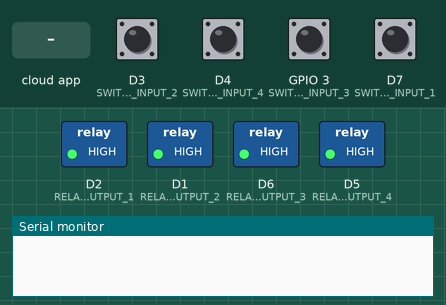
Recording of a sketch running on a simulated ESP8266 (NodeMCU). On the bench: switched loads named in the sketch (green lamp = pin HIGH), the last lines printed to the serial monitor. The inputs (shaded band) are chosen by the test bench; at power-on: D3 (SWITCH_INPUT_2), D4 (SWITCH_INPUT_4), D7 (SWITCH_INPUT_1), GPIO 3 (SWITCH_INPUT_3) HIGH. WiFi joins after 1.5 s; servers stay silent unless stated.

Above: at 2.7 s.
2.8 s: D3 (SWITCH_INPUT_2) pulled LOW for 0.15 s
At 3.08 s:
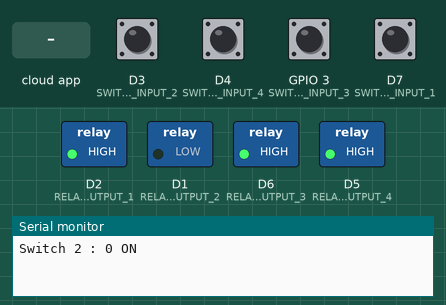
4.6 s: D4 (SWITCH_INPUT_4) pulled LOW for 0.15 s
At 4.89 s:
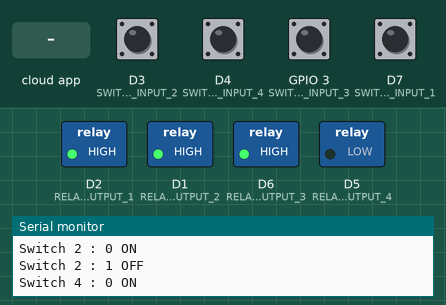
6.4 s: GPIO 3 (SWITCH_INPUT_3) pulled LOW for 0.15 s
At 6.71 s:
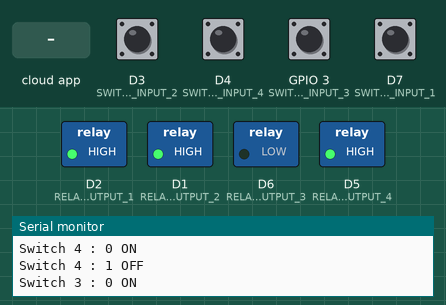
8.2 s: D7 (SWITCH_INPUT_1) pulled LOW for 0.15 s
At 8.52 s:
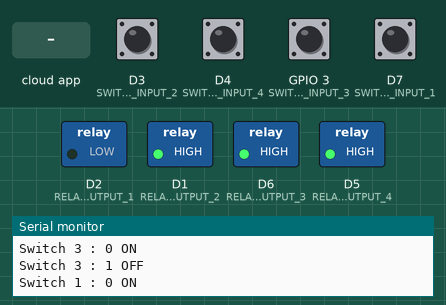
10.0 s: the phone or cloud app sets switch_1 to 1
At 11.3 s:
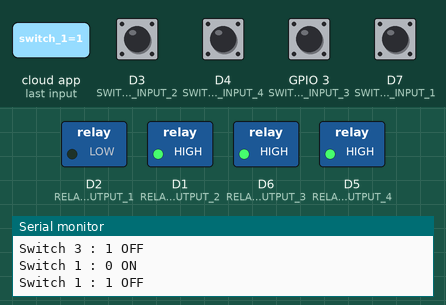
11.6 s: the phone or cloud app sets switch_2 to 1
At 12.8 s:
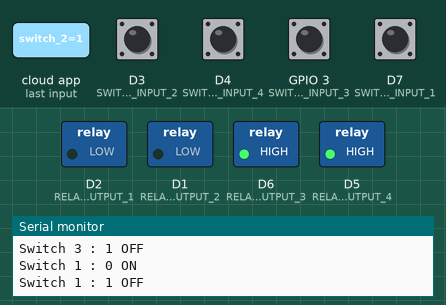
Timing chart, 0 to 14.1 s (numbered marks = the images above; inputs shaded):
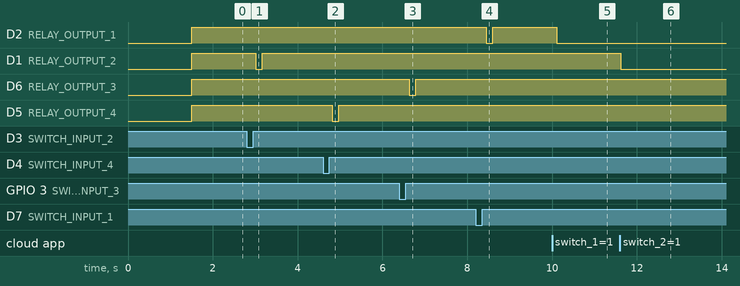

The sketch:

Project_Hazel_jan03a.ino
```cpp
/*
  Sketch generated by the Arduino IoT Cloud Thing "Project Hazel"
  https://create.arduino.cc/cloud/things/27c3ccb9-3233-440b-9f36-3b70d989db76

  Arduino IoT Cloud Variables description

  The following variables are automatically generated and updated when changes are made to the Thing

  CloudSwitch switch_1;
  CloudSwitch switch_2;
  CloudSwitch switch_3;
  CloudSwitch switch_4;

  Variables which are marked as READ/WRITE in the Cloud Thing will also have functions
  which are called when their values are changed from the Dashboard.
  These functions are generated with the Thing and added at the end of this sketch.
*/

#include "thingProperties.h"

/*
   GPIO PINs

   Which we will used to to controll the Relay and physical Switch
*/
#define RELAY_OUTPUT_1 4  // D2
#define RELAY_OUTPUT_2 5  // D1
#define RELAY_OUTPUT_3 12 // D6
#define RELAY_OUTPUT_4 14 // D5

#define SWITCH_INPUT_1 13 // D7
#define SWITCH_INPUT_2 D3 // D3
#define SWITCH_INPUT_3 3  // RX
#define SWITCH_INPUT_4 2 // D4

/*
   Previous Relay State
*/
bool prev_state_switch_1 = false;
bool prev_state_switch_2 = false;
bool prev_state_switch_3 = false;
bool prev_state_switch_4 = false;


void setup() {
  // Initialize serial and wait for port to open:
  Serial.begin(115200);
  // This delay gives the chance to wait for a Serial Monitor without blocking if none is found
  delay(1500);

  // Defined in thingProperties.h
  initProperties();

  // Connect to Arduino IoT Cloud
  ArduinoCloud.begin(ArduinoIoTPreferredConnection);

  /*
     The following function allows you to obtain more information
     related to the state of network and IoT Cloud connection and errors
     the higher number the more granular information you’ll get.
     The default is 0 (only errors).
     Maximum is 4
  */
  setDebugMessageLevel(4);
  ArduinoCloud.printDebugInfo();

  // Set ALl Switchs as Input
  pinMode(SWITCH_INPUT_1, INPUT_PULLUP);
  pinMode(SWITCH_INPUT_2, INPUT_PULLUP);
  pinMode(SWITCH_INPUT_3, INPUT_PULLUP);
  pinMode(SWITCH_INPUT_4, INPUT_PULLUP);

  // Set ALl Relay as Output
  pinMode(RELAY_OUTPUT_1, OUTPUT);
  pinMode(RELAY_OUTPUT_2, OUTPUT);
  pinMode(RELAY_OUTPUT_3, OUTPUT);
  pinMode(RELAY_OUTPUT_4, OUTPUT);

  //Initialize all pin to HIGH (OFF)
  digitalWrite(RELAY_OUTPUT_1, HIGH);
  digitalWrite(RELAY_OUTPUT_2, HIGH);
  digitalWrite(RELAY_OUTPUT_3, HIGH);
  digitalWrite(RELAY_OUTPUT_4, HIGH);
}

void loop() {
  ArduinoCloud.update();
  bool switchState_1 = digitalRead(SWITCH_INPUT_1);
  bool switchState_2 = digitalRead(SWITCH_INPUT_2);
  bool switchState_3 = digitalRead(SWITCH_INPUT_3);
  bool switchState_4 = digitalRead(SWITCH_INPUT_4);
  delay(150);
  if(switchState_4 == 1 && prev_state_switch_4 == true) {
    Serial.println("Switch 4 : 1 OFF");
    digitalWrite(RELAY_OUTPUT_4, HIGH);
    switch_4 = false;
    prev_state_switch_4 = false;
  }
  if(switchState_3 == 1 && prev_state_switch_3 == true) {
    Serial.println("Switch 3 : 1 OFF");
    digitalWrite(RELAY_OUTPUT_3, HIGH);
    switch_3 = false;
    prev_state_switch_3 = false;
  }
  if(switchState_2 == 1 && prev_state_switch_2 == true) {
    Serial.println("Switch 2 : 1 OFF");
    digitalWrite(RELAY_OUTPUT_2, HIGH);
    switch_2 = false;
    prev_state_switch_2 = false;
  }
  if(switchState_1 == 1 && prev_state_switch_1 == true) {
    Serial.println("Switch 1 : 1 OFF");
    digitalWrite(RELAY_OUTPUT_1, HIGH);
    switch_1 = false;
    prev_state_switch_1 = false;
  }

  if(switchState_4 == 0) {
    Serial.println("Switch 4 : 0 ON");
    digitalWrite(RELAY_OUTPUT_4, LOW);
    prev_state_switch_4 = true;
    switch_4 = true;
  }
  if(switchState_3 == 0) {
    Serial.println("Switch 3 : 0 ON");
    digitalWrite(RELAY_OUTPUT_3, LOW);
    prev_state_switch_3 = true;
    switch_3 = true;
  }
  if(switchState_2 == 0) {
    Serial.println("Switch 2 : 0 ON");
    digitalWrite(RELAY_OUTPUT_2, LOW);
    prev_state_switch_2 = true;
    switch_2 = true;
  }
  if(switchState_1 == 0) {
    Serial.println("Switch 1 : 0 ON");
    digitalWrite(RELAY_OUTPUT_1, LOW);
    prev_state_switch_1 = true;
    switch_1 = true;
  }
}


/*
  Since Switch1 is READ_WRITE variable, onSwitch1Change() is
  executed every time a new value is received from IoT Cloud.
*/
void onSwitch1Change()  {
  bool state = switch_1;
  if (state)
    digitalWrite(RELAY_OUTPUT_1, LOW);
  else
    digitalWrite(RELAY_OUTPUT_1, HIGH);
}

/*
  Since Switch2 is READ_WRITE variable, onSwitch2Change() is
  executed every time a new value is received from IoT Cloud.
*/
void onSwitch2Change()  {
  bool state = switch_2;
  if (state)
    digitalWrite(RELAY_OUTPUT_2, LOW);
  else
    digitalWrite(RELAY_OUTPUT_2, HIGH);
}

/*
  Since Switch3 is READ_WRITE variable, onSwitch3Change() is
  executed every time a new value is received from IoT Cloud.
*/
void onSwitch3Change()  {
  bool state = switch_3;
  if (state)
    digitalWrite(RELAY_OUTPUT_3, LOW);
  else
    digitalWrite(RELAY_OUTPUT_3, HIGH);
}


/*
  Since Switch4 is READ_WRITE variable, onSwitch4Change() is
  executed every time a new value is received from IoT Cloud.
*/
void onSwitch4Change()  {
  bool state = switch_4;
  if (state)
    digitalWrite(RELAY_OUTPUT_4, LOW);
  else
    digitalWrite(RELAY_OUTPUT_4, HIGH);
}
```

arduino_secrets.h
```cpp
#define SECRET_SSID ""
#define SECRET_PASS ""
#define SECRET_DEVICE_KEY ""
```

thingProperties.h
```cpp
// Code generated by Arduino IoT Cloud, DO NOT EDIT.

#include <ArduinoIoTCloud.h>
#include <Arduino_ConnectionHandler.h>
#include "arduino_secrets.h"

const char THING_ID[]           = "27c3ccb9-3233-440b-9f36-3b70d989db76";
const char DEVICE_LOGIN_NAME[]  = "0fd355a3-c7b8-4d63-8574-7fce7fa45a51";

const char SSID[]               = SECRET_SSID;    // Network SSID (name)
const char PASS[]               = SECRET_PASS;    // Network password (use for WPA, or use as key for WEP)
const char DEVICE_KEY[]  = SECRET_DEVICE_KEY;    // Secret device password

void onSwitch1Change();
void onSwitch2Change();
void onSwitch3Change();
void onSwitch4Change();

CloudSwitch switch_1;
CloudSwitch switch_2;
CloudSwitch switch_3;
CloudSwitch switch_4;

void initProperties(){

  ArduinoCloud.setBoardId(DEVICE_LOGIN_NAME);
  ArduinoCloud.setSecretDeviceKey(DEVICE_KEY);
  ArduinoCloud.setThingId(THING_ID);
  ArduinoCloud.addProperty(switch_1, READWRITE, ON_CHANGE, onSwitch1Change);
  ArduinoCloud.addProperty(switch_2, READWRITE, ON_CHANGE, onSwitch2Change);
  ArduinoCloud.addProperty(switch_3, READWRITE, ON_CHANGE, onSwitch3Change);
  ArduinoCloud.addProperty(switch_4, READWRITE, ON_CHANGE, onSwitch4Change);

}

WiFiConnectionHandler ArduinoIoTPreferredConnection(SSID, PASS);
```

Measured:
- after the input at 2.8 s, D1 (RELAY_OUTPUT_2): HIGH → LOW after 0.21 s, → HIGH 0.15 s later
- after the input at 4.6 s, D5 (RELAY_OUTPUT_4): HIGH → LOW after 0.22 s, → HIGH 0.15 s later
- after the input at 6.4 s, D6 (RELAY_OUTPUT_3): HIGH → LOW after 0.23 s, → HIGH 0.15 s later
- after the input at 8.2 s, D2 (RELAY_OUTPUT_1): HIGH → LOW after 0.25 s, → HIGH 0.15 s later
- after the input at 10.0 s, D2 (RELAY_OUTPUT_1): HIGH → LOW after 0.11 s
- after the input at 11.6 s, D1 (RELAY_OUTPUT_2): HIGH → LOW at once
